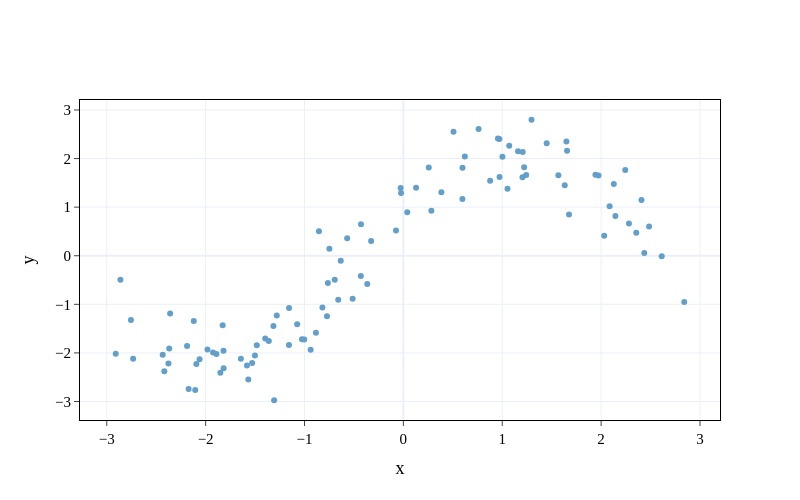

The code cell stored with this chart in its notebook:
### Code cell
# Plotting stuff

x_space = np.linspace(-3,3,1000)
fig = go.Figure(data=go.Scatter(
    y = y.reshape(-1),
    x=X.reshape(-1),
    mode='markers',
    marker_color=color2,showlegend=False
))
fig.update_layout(template=plotly_template, width=800, height=500)
fig.update_layout(
    xaxis=dict(mirror=True,
    ticks='outside',
    showline=True),
    yaxis=dict(mirror=True,
    ticks='outside',
    showline=True),
    autosize=True)
fig.update_xaxes(showline=True, linewidth=1., linecolor='black',title='x')
fig.update_yaxes(showline=True, linewidth=1., linecolor='black',title= 'y')
fig.show()

### Figure 1 — Plotly figure (JSON) as saved in the notebook; plotly's stock layout.template omitted (floating-point values rounded to 4 significant figures)
{"data": [{"marker": {"color": "rgba(98,159,202,1.0)"}, "mode": "markers", "showlegend": false, "type": "scatter", "x": [2.282, 1.16, 1.002, -0.6943, -1.025, -1.157, 2.244, -0.4283, 2.485, 1.649, 0.5072, -0.0747, 1.207, 0.9706, -1.53, 2.841, -0.3259, -0.854, 1.632, -2.12, 1.242, -1.002, -1.981, -0.7724, 0.9727, -2.368, 0.6216, -0.6332, -1.851, -1.314, 0.5969, 1.205, -2.434, -1.074, -2.188, 0.9565, 0.8776, -0.4301, 1.676, -0.8189, 0.2569, -2.418, -2.105, 0.5981, -2.061, -0.5685, -1.502, 0.7606, 2.408, 1.071, 1.296, -1.828, 0.3842, -0.7486, 2.355, 0.283, -1.818, 1.053, 0.1281, 2.437, 2.031, -2.172, -1.819, -1.281, -0.6589, 1.449, 1.974, -1.643, 2.613, -2.755, -1.582, -0.02324, 1.568, -2.909, -2.862, 2.086, -1.397, -2.359, -0.02769, 1.655, -2.733, 0.03939, -2.094, -0.8846, 2.144, -2.376, -0.5131, 2.128, -1.361, -0.938, -1.156, 1.222, 1.942, -0.3655, -1.925, -1.568, -1.483, -1.891, -1.307, -0.7636], "y": [0.663, 2.15, 2.035, -0.4955, -1.719, -1.835, 1.764, 0.6462, 0.6004, 2.354, 2.549, 0.5171, 2.137, 2.403, -2.209, -0.9515, 0.3023, 0.5056, 1.453, -1.345, 1.664, -1.726, -1.93, -1.247, 1.622, -1.909, 2.04, -0.1018, -2.408, -1.445, 1.167, 1.615, -2.04, -1.408, -1.856, 2.415, 1.542, -0.4194, 0.851, -1.068, 1.814, -2.377, -2.762, 1.811, -2.129, 0.3625, -2.054, 2.608, 1.149, 2.265, 2.799, -1.432, 1.308, 0.1448, 0.4716, 0.9252, -2.314, 1.377, 1.4, 0.05859, 0.4129, -2.744, -1.954, -1.23, -0.9071, 2.316, 1.651, -2.121, -0.008342, -1.323, -2.258, 1.29, 1.655, -2.016, -0.4956, 1.021, -1.701, -1.191, 1.396, 2.159, -2.12, 0.8964, -2.228, -1.587, 0.8184, -2.219, -0.8867, 1.476, -1.756, -1.932, -1.075, 1.823, 1.665, -0.58, -1.989, -2.545, -1.843, -2.024, -2.974, -0.5618]}], "layout": {"autosize": true, "height": 500, "width": 800, "xaxis": {"linecolor": "black", "linewidth": 1, "mirror": true, "showline": true, "ticks": "outside", "title": {"text": "x"}}, "yaxis": {"linecolor": "black", "linewidth": 1, "mirror": true, "showline": true, "ticks": "outside", "title": {"text": "y"}}}}
